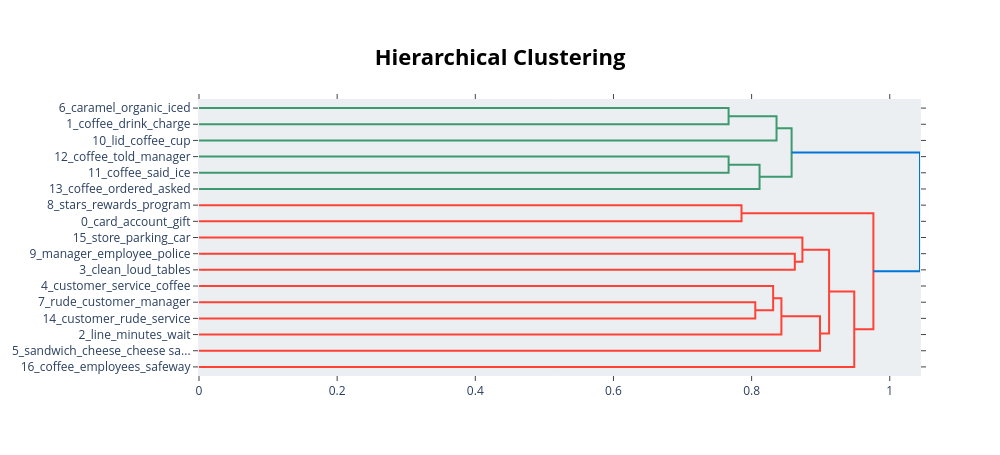

Source (notebook cell):
### Code cell
fig = topic_model.visualize_hierarchy(custom_labels=True)
fig.write_html(f'{model_name}/bertopic-topic-hierarchy.html')
fig.show()

### Figure 1 — Plotly figure (JSON) as saved in the notebook; plotly's stock layout.template omitted (floating-point values rounded to 4 significant figures)
{"data": [{"hoverinfo": "text", "marker": {"color": "rgb(61,153,112)"}, "mode": "lines", "type": "scatter", "x": [0, 0.7667, 0.7667, 0], "xaxis": "x", "y": [-5, -5, -15, -15], "yaxis": "y"}, {"hoverinfo": "text", "marker": {"color": "rgb(61,153,112)"}, "mode": "lines", "type": "scatter", "x": [0.7667, 0.8361, 0.8361, 0], "xaxis": "x", "y": [-10, -10, -25, -25], "yaxis": "y"}, {"hoverinfo": "text", "marker": {"color": "rgb(61,153,112)"}, "mode": "lines", "type": "scatter", "x": [0, 0.7667, 0.7667, 0], "xaxis": "x", "y": [-35, -35, -45, -45], "yaxis": "y"}, {"hoverinfo": "text", "marker": {"color": "rgb(61,153,112)"}, "mode": "lines", "type": "scatter", "x": [0.7667, 0.8115, 0.8115, 0], "xaxis": "x", "y": [-40, -40, -55, -55], "yaxis": "y"}, {"hoverinfo": "text", "marker": {"color": "rgb(61,153,112)"}, "mode": "lines", "type": "scatter", "x": [0.8361, 0.8579, 0.8579, 0.8115], "xaxis": "x", "y": [-17.5, -17.5, -47.5, -47.5], "yaxis": "y"}, {"hoverinfo": "text", "marker": {"color": "rgb(255,65,54)"}, "mode": "lines", "type": "scatter", "x": [0, 0.7854, 0.7854, 0], "xaxis": "x", "y": [-65, -65, -75, -75], "yaxis": "y"}, {"hoverinfo": "text", "marker": {"color": "rgb(255,65,54)"}, "mode": "lines", "type": "scatter", "x": [0, 0.8625, 0.8625, 0], "xaxis": "x", "y": [-95, -95, -105, -105], "yaxis": "y"}, {"hoverinfo": "text", "marker": {"color": "rgb(255,65,54)"}, "mode": "lines", "type": "scatter", "x": [0, 0.8735, 0.8735, 0.8625], "xaxis": "x", "y": [-85, -85, -100, -100], "yaxis": "y"}, {"hoverinfo": "text", "marker": {"color": "rgb(255,65,54)"}, "mode": "lines", "type": "scatter", "x": [0, 0.8053, 0.8053, 0], "xaxis": "x", "y": [-125, -125, -135, -135], "yaxis": "y"}, {"hoverinfo": "text", "marker": {"color": "rgb(255,65,54)"}, "mode": "lines", "type": "scatter", "x": [0, 0.8312, 0.8312, 0.8053], "xaxis": "x", "y": [-115, -115, -130, -130], "yaxis": "y"}, {"hoverinfo": "text", "marker": {"color": "rgb(255,65,54)"}, "mode": "lines", "type": "scatter", "x": [0.8312, 0.8431, 0.8431, 0], "xaxis": "x", "y": [-122.5, -122.5, -145, -145], "yaxis": "y"}, {"hoverinfo": "text", "marker": {"color": "rgb(255,65,54)"}, "mode": "lines", "type": "scatter", "x": [0.8431, 0.899, 0.899, 0], "xaxis": "x", "y": [-133.8, -133.8, -155, -155], "yaxis": "y"}, {"hoverinfo": "text", "marker": {"color": "rgb(255,65,54)"}, "mode": "lines", "type": "scatter", "x": [0.8735, 0.9122, 0.9122, 0.899], "xaxis": "x", "y": [-92.5, -92.5, -144.4, -144.4], "yaxis": "y"}, {"hoverinfo": "text", "marker": {"color": "rgb(255,65,54)"}, "mode": "lines", "type": "scatter", "x": [0.9122, 0.9486, 0.9486, 0], "xaxis": "x", "y": [-118.4, -118.4, -165, -165], "yaxis": "y"}, {"hoverinfo": "text", "marker": {"color": "rgb(255,65,54)"}, "mode": "lines", "type": "scatter", "x": [0.7854, 0.9763, 0.9763, 0.9486], "xaxis": "x", "y": [-70, -70, -141.7, -141.7], "yaxis": "y"}, {"hoverinfo": "text", "marker": {"color": "rgb(0,116,217)"}, "mode": "lines", "type": "scatter", "x": [0.8579, 1.044, 1.044, 0.9763], "xaxis": "x", "y": [-32.5, -32.5, -105.9, -105.9], "yaxis": "y"}], "layout": {"autosize": false, "height": 455, "hoverlabel": {"bgcolor": "white", "font": {"family": "Rockwell", "size": 16}}, "hovermode": "closest", "plot_bgcolor": "#ECEFF1", "showlegend": false, "title": {"font": {"color": "Black", "size": 22}, "text": "<b>Hierarchical Clustering</b>", "x": 0.5, "xanchor": "center", "yanchor": "top"}, "width": 1000, "xaxis": {"mirror": "allticks", "rangemode": "tozero", "showgrid": false, "showline": true, "showticklabels": true, "ticks": "outside", "type": "linear", "zeroline": false}, "yaxis": {"mirror": "allticks", "range": [-170, 0], "rangemode": "tozero", "showgrid": false, "showline": true, "showticklabels": true, "tickmode": "array", "ticks": "outside", "ticktext": ["6_caramel_organic_iced", "1_coffee_drink_charge", "10_lid_coffee_cup", "12_coffee_told_manager", "11_coffee_said_ice", "13_coffee_ordered_asked", "8_stars_rewards_program", "0_card_account_gift", "15_store_parking_car", "9_manager_employee_police", "3_clean_loud_tables", "4_customer_service_coffee", "7_rude_customer_manager", "14_customer_rude_service", "2_line_minutes_wait", "5_sandwich_cheese_cheese sa...", "16_coffee_employees_safeway"], "tickvals": [-5, -15, -25, -35, -45, -55, -65, -75, -85, -95, -105, -115, -125, -135, -145, -155, -165], "type": "linear", "zeroline": false}}}
